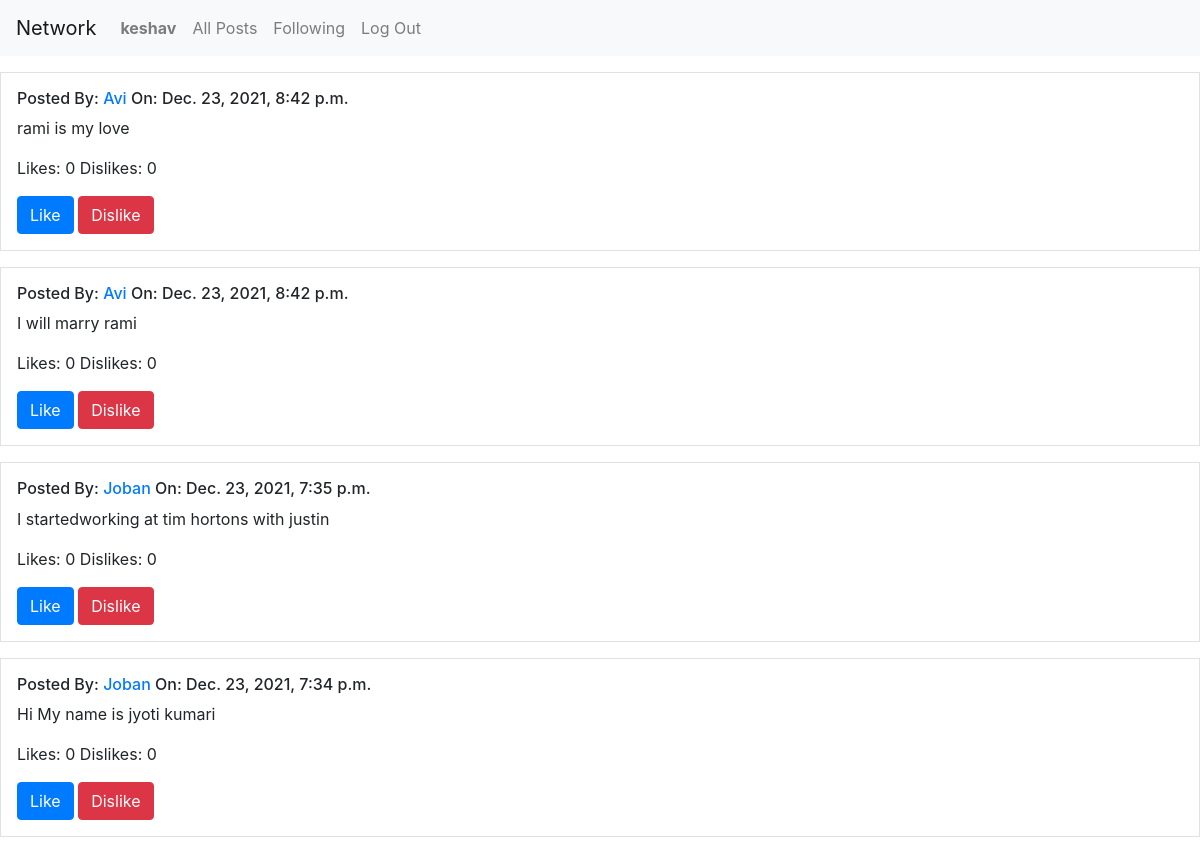
The app's page /following (signed in) with its own data.
### network/models.py (models this page shows)
class User(AbstractUser):
    followers = models.ManyToManyField("User",default=None,related_name="user")
    following = models.ManyToManyField("User",default=None,related_name="follower")

class Post(models.Model):
    user= models.ForeignKey("User",on_delete=models.CASCADE,related_name="posts")
    content=models.TextField(max_length=255)
    like=models.PositiveIntegerField(default=0)
    unlike=models.PositiveIntegerField(default=0)
    timeStamp=models.DateTimeField(auto_now_add=True)
    objects=PostManager()
    def __str__(self):
        return str(self.content)

### network/views.py (the view)
# urls.py: path("following",views.following,name="following"),
def following(request):
    followingSet = request.user.following.all()
    postSet=Post.objects.none()
    for usr in followingSet:
        postSet=postSet | (Post.objects.filter(user=usr.id))
    return render(request, "network/following.html",{
        "Posts": postSet.order_by('-timeStamp')
    })

### network/templates/network/following.html
{% extends "network/layout.html" %}
{% block body %}
   {% for post in Posts %}
        <div class="container-fluid p-3 my-3 border">
        <h6>Posted By: <a href="{% url 'profilePage' post.user.id %}">{{post.user.username.capitalize}}</a> On: {{post.timeStamp}}</h6>
        <p>{{post}}</p>
        <p>Likes: {{post.like}} Dislikes: {{post.unlike}}</p>
        <button class="btn btn-primary">Like</button> <button class="btn btn-danger">Dislike</button>
        </div>
    {% endfor %}
{% endblock %}

### network/templates/network/layout.html (shortened to what this page needs)
{% load static %}
<!DOCTYPE html>
<html lang="en">
    <head>
        <link rel="stylesheet" href="https://stackpath.bootstrapcdn.com/bootstrap/4.4.1/css/bootstrap.min.css">
        <link href="{% static 'network/styles.css' %}" rel="stylesheet">
    </head>
    <body>
        <nav class="navbar navbar-expand-lg navbar-light bg-light">
            <a class="navbar-brand" href="{% url 'index' %}">Network</a>
            <div>
              <ul class="navbar-nav mr-auto">
                {% if user.is_authenticated %}
                    <li class="nav-item">
                        <a class="nav-link" href="{% url 'profilePage' user.id %}"><strong>{{ user.username }}</strong></a>
                    </li>
                {% endif %}
                <li class="nav-item">
                  <a class="nav-link" href="{% url 'allPosts' %}">All Posts</a>
                </li>
                {% if user.is_authenticated %}
                    <li class="nav-item">
                        <a class="nav-link" href="{% url 'following' %}">Following</a>
                    </li>
                    <li class="nav-item">
                        <a class="nav-link" href="{% url 'logout' %}">Log Out</a>
                    </li>
                {% endif %}
              </ul>
            </div>
          </nav>
        <div class="body">
            {% block body %}
            {% endblock %}
        </div>
    </body>
</html>

### records on screen
User: username "keshav"
Post: user.username "Avi", timeStamp "Dec. 23, 2021, 8:42 p.m.", content "rami is my love", like "0", unlike "0"
Post: user.username "Avi", timeStamp "Dec. 23, 2021, 8:42 p.m.", content "I will marry rami", like "0", unlike "0"
Post: user.username "Joban", timeStamp "Dec. 23, 2021, 7:35 p.m.", content "I startedworking at tim hortons with justin", like "0", unlike "0"
Post: user.username "Joban", timeStamp "Dec. 23, 2021, 7:34 p.m.", content "Hi My name is jyoti kumari", like "0", unlike "0"
